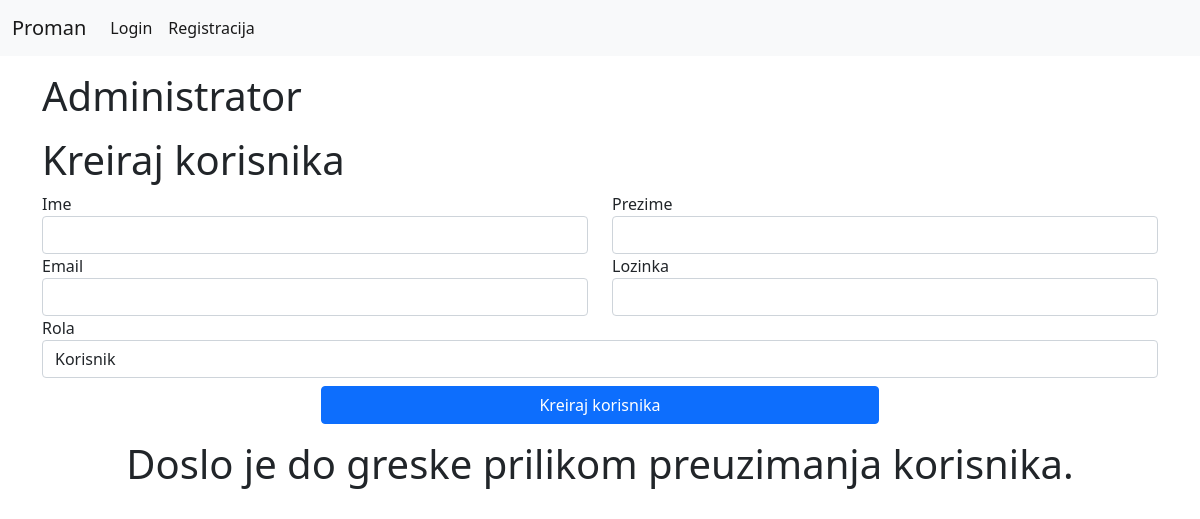
The app's page /admin.php, older data.
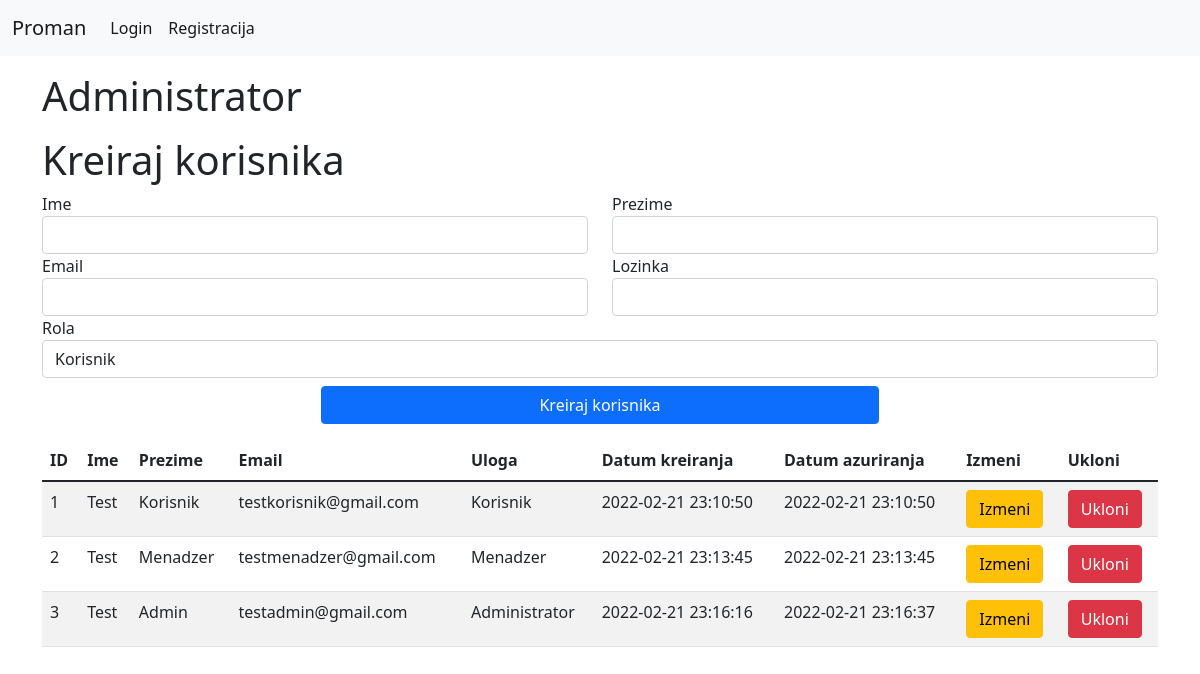
The same page, newer data.
### tables this page shows
CREATE TABLE `users` (
  `id` int(11) NOT NULL,
  `fname` varchar(50) NOT NULL,
  `lname` varchar(50) NOT NULL,
  `email` varchar(200) NOT NULL,
  `password` varchar(500) NOT NULL,
  `role_id` int(11) NOT NULL DEFAULT 1,
  `created_at` timestamp NOT NULL DEFAULT current_timestamp(),
  `updated_at` timestamp NOT NULL DEFAULT current_timestamp() ON UPDATE current_timestamp()
);

### classes/User.php (called while the page is built, shortened)
<?php
require "Role.php";
class User
{
    public function __construct($fname, $lname, $email, $password, $role_id, $created_at = NULL, $updated_at = NULL, $id = NULL)
    {
        $this->id = $id;
    }
    public static function connect()
    {
        try {
            $connection = new PDO("mysql:host=127.0.0.1;dbname=proman", "root", "");
            $connection->setAttribute(PDO::ATTR_ERRMODE, PDO::ERRMODE_EXCEPTION);
            return $connection;
        } catch (PDOException $e) {
            return $e->getMessage();
        }
    }
    public static function getAll()
    {
        try {
            $connection = User::connect();
            $curr = $connection->prepare("SELECT * FROM users");
            $curr->execute();
            $rows = $curr->fetchAll(PDO::FETCH_OBJ);
            $users = [];
            $i = 0;
            foreach ($rows as $row) {
                $users[$i] = new User($row->fname, $row->lname, $row->email, $row->password, $row->role_id, $row->created_at, $row->updated_at, $row->id);
                $users[$i]->role_id = Role::getName($users[$i]->role_id);
                $i++;
            }
            return $users;
        } catch (PDOException $e) {
            return null;
        }
    }
}

### classes/Role.php (called while the page is built, shortened)
<?php
    class Role{
        public static function connect(){
            try {
                $connection = new PDO("mysql:host=127.0.0.1;dbname=proman", "root", "");
                $connection->setAttribute(PDO::ATTR_ERRMODE, PDO::ERRMODE_EXCEPTION);
                return $connection;
            } catch (PDOException $e) {
                return $e->getMessage();
            }
        }
        public static function getName($role_id){
            $connection = Role::connect();
            $curr = $connection->prepare("SELECT name from roles where id = ?");
            $curr->execute([$role_id]);
            return $curr->fetch()[0];
        }
    }
?>

### admin.php (the view, shortened to what this page needs)
<?php
require "classes/User.php";
$users = User::getAll();
?>
<!DOCTYPE html>
<html lang="en">
<head>
  <?php require "components.php"; ?>
</head>
<body>
  <?php require "nav.php"; ?>
  <div class="container my-3">
    <h1>Administrator</h1>
    <form action="index.php" method="POST" class="my-3">
      <h1>Kreiraj korisnika</h1>
      <div class="row">
        <div class="col-md-6">
          <div class="form-group">
            <label for="fname">Ime</label>
            <input class="form-control" type="text" name="fname" id="fname">
          </div>
        </div>
        <div class="col-md-6">
          <div class="form-group">
            <label for="lname">Prezime</label>
            <input class="form-control" type="text" name="lname" id="lname">
          </div>
        </div>
      </div>
      <div class="row">
        <div class="col-md-6">
          <div class="form-group">
            <label for="email">Email</label>
            <input class="form-control" type="email" name="email" id="email">
          </div>
        </div>
        <div class="col-md-6">
          <div class="form-group">
            <label for="password">Lozinka</label>
            <input class="form-control" type="password" name="password" id="password">
          </div>
        </div>
      </div>
      <div class="row">
        <div class="col-md-12">
          <div class="form-group">
            <label for="role_id">Rola</label>
            <select class="form-control" name="role_id" id="role_id">
              <option value="1">Korisnik</option>
            </select>
          </div>
        </div>
      </div>
      <button class="btn d-block w-50 mx-auto btn-primary my-2">Kreiraj korisnika</button>
    </form>
    <?php if ($users == null) : ?>
      <h1 class="text-center">Doslo je do greske prilikom preuzimanja korisnika.</h1>
    <?php elseif (count($users) == 1) : ?>
      <h1 class="text-center">U bazi ne postoji ni jedan korisnik sem Vas.</h1>
    <?php else : ?>
      <div class="table-responsive">
        <table class="table table-striped">
          <thead>
            <th>ID</th>
            <th>Ime</th>
            <th>Prezime</th>
            <th>Email</th>
            <th>Uloga</th>
            <th>Datum kreiranja</th>
            <th>Datum azuriranja</th>
            <th>Izmeni</th>
            <th>Ukloni</th>
          </thead>
          <tbody>
            <?php foreach ($users as $user) : ?>
              <?php if ($user->id != $_SESSION['uid']) : ?>
                <tr>
                  <?php foreach ($user as $key => $value) : ?>
                    <?php if ($key != "password") : ?>
                      <td><?php echo $value; ?></td>
                    <?php endif; ?>
                  <?php endforeach; ?>
                  <td><button class="btn btn-warning" data-bs-toggle="modal" data-bs-target="#editModal" onClick="initiateEdit(<?php echo $user->id; ?>)">Izmeni</button></td>
                  <td><button class="btn btn-danger" data-bs-toggle="modal" data-bs-target="#deleteModal" onClick="initiateDelete(<?php echo $user->id; ?>)">Ukloni</button></td>
                </tr>
              <?php endif; ?>
            <?php endforeach; ?>
          </tbody>
        </table>
      </div>
    <?php endif; ?>
  </div>
</body>
</html>

### components.php (shortened to what this page needs)
<link href="https://cdn.jsdelivr.net/npm/bootstrap@5.1.3/dist/css/bootstrap.min.css" rel="stylesheet">

### nav.php (shortened to what this page needs)
<nav class="navbar navbar-expand-lg navbar-light bg-light">
    <div class="container-fluid">
        <a class="navbar-brand">Proman</a>
        <div class="collapse navbar-collapse" id="navbarSupportedContent">
            <ul class="navbar-nav me-auto mb-2 mb-lg-0">
                <?php if (!isset($_SESSION['uid']) || $_SESSION['uid'] == null) : ?>
                    <li class="nav-item">
                        <a class="nav-link active" aria-current="page" href="login.php">Login</a>
                    </li>
                    <li class="nav-item">
                        <a class="nav-link active" aria-current="page" href="register.php">Registracija</a>
                    </li>
                <?php endif; ?>
            </ul>
        </div>
    </div>
</nav>

Row changes from the older to the newer data that the page shows:
added users: value "1", value "Test", value "Korisnik", value "testkorisnik@gmail.com", value "2022-02-21 23:10:50"
added users: value "2", value "Test", value "Menadzer", value "testmenadzer@gmail.com", value "2022-02-21 23:13:45"
added users: value "3", value "Test", value "Admin", value "testadmin@gmail.com", value "Administrator", value "2022-02-21 23:16:16", value "2022-02-21 23:16:37"
Text that changed along with them:
text no longer shown: "Doslo je do greske prilikom preuzimanja korisnika."
text now shown: "ID Ime Prezime Email Uloga Datum kreiranja Datum azuriranja Izmeni Ukloni"
